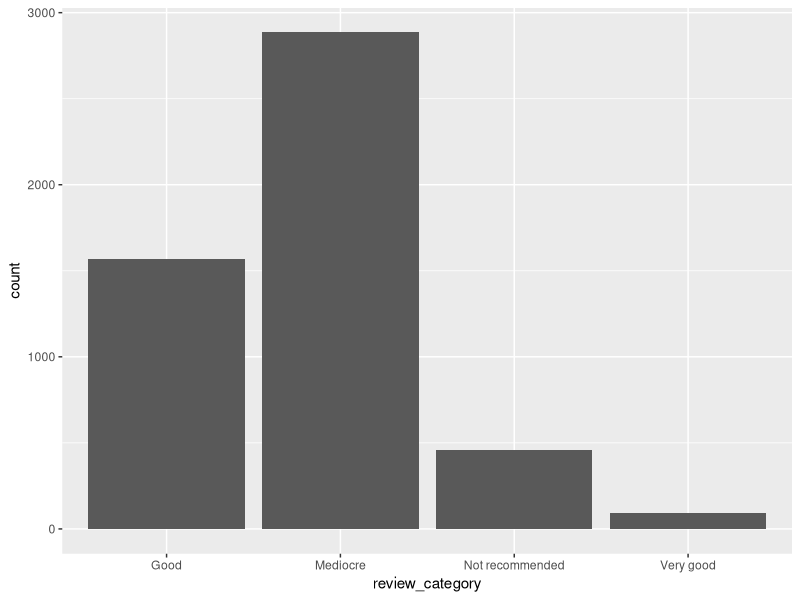
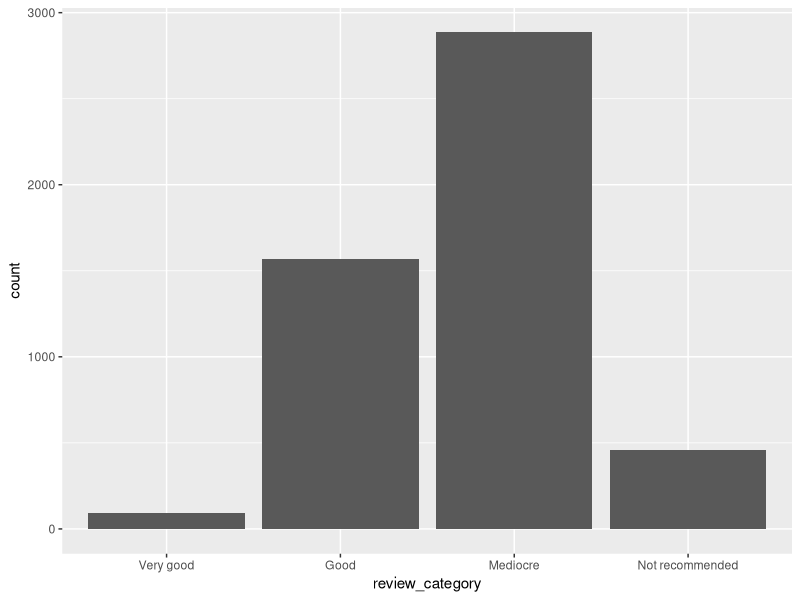

The R script that drew these images, in order:
## ---- chunk 1
# Purpose: Transforming Wine Review Data
# Author: Nuvan Rathnayaka
# Date: January 2019

# Setup -----------------------------------------------------------
library(tidyverse)
## ---- chunk 2
# Data Import ------------------------------------------------------
reviews <- read_csv("data/5k_wine_reviews.csv")
## ---- chunk 3
filter(reviews, country == "Chile")
## ---- chunk 4
chilean <- filter(reviews, country == "Chile")
## ---- chunk 5
chilean <- filter(reviews, country == "Chile", price <= 20)
## ---- chunk 6
arrange(chilean, points)
## ---- chunk 7
arrange(chilean, desc(points))
## ---- chunk 8
arrange(chilean, desc(points), price)
## ---- chunk 9
wine_types <- select(reviews, country, province, variety)
wine_types
## ---- chunk 10
chilean
## ---- chunk 11
chilean <- select(chilean, -country)

chilean
## ---- chunk 12
# Keep columns "title" through "winery"
select(reviews, title:winery)
## ---- chunk 13
# Remove columns "title" through "winery"
select(reviews, -c(title:winery))
## ---- chunk 14
chilean <- rename(chilean, review_points = points)
chilean
## ---- chunk 15
chilean <- mutate(chilean, EUR = price * 0.85)
## ---- chunk 16
# Rename the "price" column to "USD"
chilean <- rename(chilean, USD = price)

# Reorder the columns so that "USD" and "EUR" are adjacent
chilean <- select(chilean, description:review_points, USD, EUR, province:winery)

#Preview the results
chilean
## ---- chunk 17
summarise(chilean, mean_review_points = mean(review_points, na.rm = TRUE))
## ---- chunk 18
by_prov <- group_by(chilean, province)
summarise(by_prov, mean_review_points = mean(review_points, na.rm = TRUE))
## ---- chunk 19
chilean |>
  group_by(province) |>
  summarise(mean_review_points = mean(review_points, na.rm = TRUE)) |>
  arrange(desc(mean_review_points))
## ---- chunk 20
chilean |>
  group_by(province, variety) |>
  summarise(max_price = max(USD, na.rm = TRUE)) |>
  arrange(province, variety, desc(max_price))
## ---- chunk 21
class(reviews$province)
## ---- chunk 22
reviews_new <- reviews |> 
  mutate(full_loc = str_c(province, country))

head(reviews_new$full_loc)
## ---- chunk 23
reviews_new <- reviews |> 
  mutate(full_loc = str_c(province, country, sep = ", "))

head(reviews_new$full_loc)
## ---- chunk 24
str_sub("Hello World", 1, 5)
## ---- chunk 25
reviews_new <- reviews |> 
  mutate(winery_id = str_sub(winery, -7, -2))

head(reviews_new$winery_id)
## ---- chunk 26
reviews_new <- reviews |> 
  mutate(winery = str_sub(winery, 1, str_length(winery) - 9))

head(reviews_new$winery)
## ---- chunk 27
str_detect(reviews_new$title, "201[0-9].+Casablanca")
## ---- chunk 28
table(str_detect(reviews_new$title, "201[0-9].+Casablanca"))
## ---- chunk 29
str_subset(reviews_new$title, "201[0-9].+Casablanca")
## ---- chunk 30
reviews_new <- reviews_new |> 
  mutate(vintage = str_extract(title, "[0-9]{4}"))

head(select(reviews_new, title, vintage))
## ---- chunk 31
table(reviews_new$review_category)
## ---- chunk 32
ggplot(reviews_new, aes(review_category)) +
  geom_bar()
## ---- chunk 33
reviews_new$review_category <- factor(reviews_new$review_category, 
                                   levels = c("Very good", "Good", "Mediocre", "Not recommended"))
class(reviews_new$review_category)
## ---- chunk 34
ggplot(reviews_new, aes(review_category)) +
  geom_bar()

table(reviews_new$review_category)
## ---- chunk 35
reviews_new$review_category <- fct_collapse(reviews_new$review_category, 
                                         "Good" = c("Very good", "Good"),
                                         "Bad" = c("Mediocre", "Not recommended"))

table(reviews_new$review_category)
## ---- chunk 36
diamonds <- diamonds
